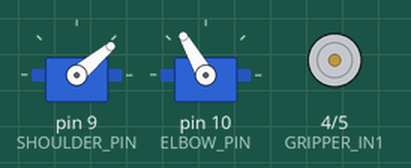
Recording of a sketch running on a simulated Arduino Uno, built with avr-gcc and run on an emulated ATmega328P. Shown: 2 × servo, motor-driver pin pairs drawn as motors (green arrow = first pin HIGH = forward, orange = second pin HIGH = backward, longer = more drive, scaled by the enable pin).

Above: at 0.05 s.
At 1.15 s:
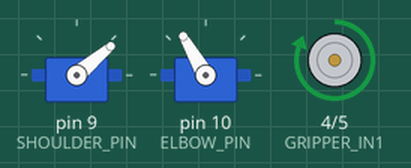
At 2.25 s:
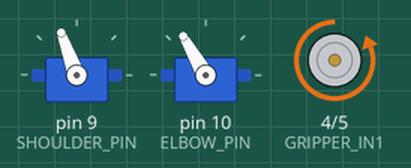
At 3.8 s:
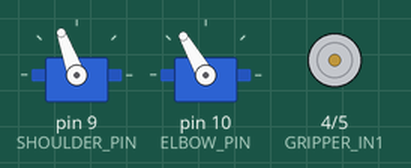
Timing chart, 0 to 8.7 s (numbered marks = the images above):
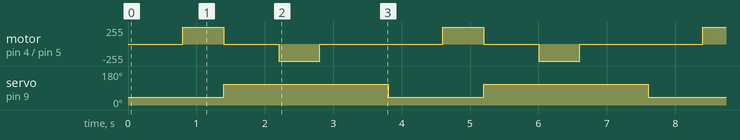

Measured:
- by itself, servo on pin 9 (SHOULDER_PIN): alternates 110° for 2.4 s and 40° for 1.4 s
- by itself, motor on pin 4 (GRIPPER_IN1) / pin 5 (GRIPPER_IN2): repeats every 3.8 s: stopped 0.80 s, backward 255/255 0.60 s, stopped 1.8 s, forward 255/255 0.60 s

The sketch:

arm_controller.ino
```cpp
// Robotics Arm: arm servos + gripper motor (L298N driver), Arduino Uno.
#include <Servo.h>

const int SHOULDER_PIN = 9;
const int ELBOW_PIN = 10;
const int GRIPPER_EN = 7;    // L298N ENA (speed)
const int GRIPPER_IN1 = 4;
const int GRIPPER_IN2 = 5;
const int GRIPPER_SPEED = 140;  // 0-255

Servo shoulder;
Servo elbow;

void setup() {
  shoulder.attach(SHOULDER_PIN);
  elbow.attach(ELBOW_PIN);
  pinMode(GRIPPER_IN1, OUTPUT);
  pinMode(GRIPPER_IN2, OUTPUT);
  pinMode(GRIPPER_EN, OUTPUT);
  Serial.begin(9600);
}

void closeGripper() {
  digitalWrite(GRIPPER_IN1, HIGH);
  digitalWrite(GRIPPER_IN2, LOW);
  analogWrite(GRIPPER_EN, GRIPPER_SPEED);  // speed control
  delay(600);
  analogWrite(GRIPPER_EN, 0);
}

void openGripper() {
  digitalWrite(GRIPPER_IN1, LOW);
  digitalWrite(GRIPPER_IN2, HIGH);
  analogWrite(GRIPPER_EN, GRIPPER_SPEED);
  delay(600);
  analogWrite(GRIPPER_EN, 0);
}

void loop() {
  shoulder.write(40);
  elbow.write(120);
  delay(800);
  closeGripper();
  shoulder.write(110);
  delay(800);
  openGripper();
  delay(1000);
}
```
